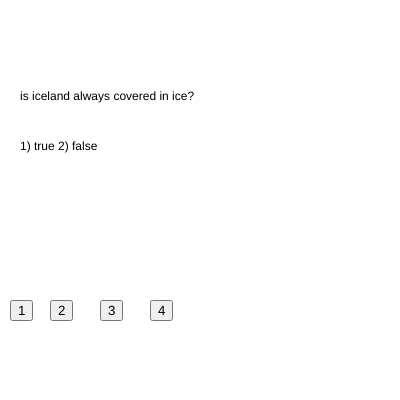
Frame 1 (no input)
Frame 60 (no input): identical to frame 1, image omitted
Frame 120 (the mouse pressed at the canvas centre since frame 60): identical to frame 1, image omitted

The p5.js sketch that drew this single still picture (run headless with seeded random() and noise() and a simulated clock; from frame 60 on, the mouse is pressed at the canvas centre):

// p5.js sketch
// ── sketch.js
var questions = ["is iceland always covered in ice?","what ocean lies east of the U.S?"];
var options = ["1) true 2) false","1) pacific 2) eastern 3) indian 4) atlantic"];
var answers = [1,3];

var buttons = [];

var currentOption = -1;

var currentQuestion = 0;

var answerText = "";

var startTimer = false;

var interval = 5000;
var prevMillis = 0;

function setup() {
  // put setup code here
  createCanvas(400,400);
  buttons[0] = createButton("1");
  buttons[0].position(10,300);
  buttons[0].mousePressed(function(){
    currentOption = 0;
  });

  buttons[1] = createButton("2");
  buttons[1].position(50,300);
  buttons[1].mousePressed(function(){
    currentOption = 1;
  });

  buttons[2] = createButton("3");
  buttons[2].position(100,300);
  buttons[2].mousePressed(function(){
    currentOption = 2;
  });

  buttons[3] = createButton("4");
  buttons[3].position(150,300);
  buttons[3].mousePressed(function(){
    currentOption = 3;
  });
}// end of setup



function draw() {
  // put drawing code here
background(255);
text(questions[currentQuestion], 20,100);
  text(options[currentQuestion], 20,150);


  if(startTimer == true){
    text(answerText, 20 ,200);
    if(millis() - prevMillis > interval){
      prevMillis = millis();
      startTimer = false;
    }
  }// end of ttsrat time = true

//if currentOption is not equl to -1
  if(currentOption != -1){
    //do something if currentOptionis not equal to -1
    if(currentOption == answers[currentQuestion]){
      console.log("correct");
      answerText = "Correct";
      currentQuestion = currentQuestion + 1;


//questions.length counts how many items are in the array, in this case it has 2 items
//if current question equals 2 in this example  , goes back to the beginning
  if(currentQuestion == questions.length){
currentQuestion = 0;

  }

    }else{
      console.log("incorrect");
    answerText = "Incorrect";
  }// end of checking if answer is correct or Incorrect

  //reset to inactive state so incorrect doesnt remain displayes
  // checks for new response by resetting to inactive
  currentOption = -1
 startTimer = true
 prevMillis = millis(); // ensures that when button is pressed, from that point on
 //its going to start counting 5 seconds

}//end of current option != 1
}//end of draw

//!= menas not equal to
